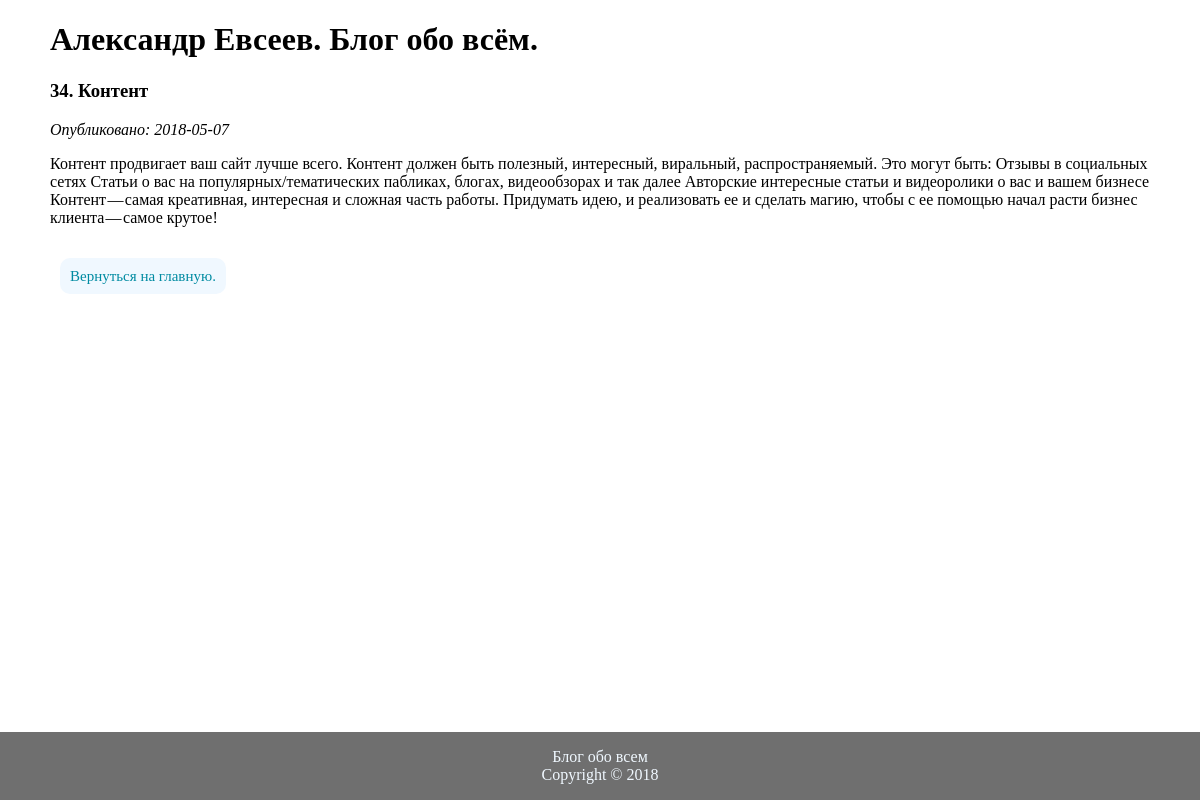
Page /article.php?id=2 on the committed database.
### tables this page shows
CREATE TABLE `articles` (
  `id` int(11) NOT NULL,
  `title` varchar(255) NOT NULL,
  `content` text NOT NULL,
  `date` date NOT NULL
);

### article.php (called while the page is built)
<?php
require_once("database.php");
require_once("models/articles.php");
$link = db_connect();
$article = articles_get($link ,$_GET['id']);
include("views/article.php");
?>

### models/articles.php (called while the page is built, shortened)
<?php
function articles_get($link, $id_article)
{
    $query = sprintf("SELECT * FROM articles WHERE id=%d", (int)$id_article);
    $result = mysqli_query($link, $query);
    $article = mysqli_fetch_assoc($result);
    return $article;
}
?>

### views/article.php (the view, shortened to what this page needs)
<!DOCTYPE html>
<html lang="ru">
<head>
    <link rel="stylesheet" href="views/style.css">
</head>
<body class="Site">
<div class="container Site-content"">
    <h1>Александр Евсеев. Блог обо всём.</h1>
    <main >
        <div class="article">
            <h3>
                <?= $article['title'] ?>
            </h3>
            <em>Опубликовано: <?= $article['date'] ?></em>
            <p><?= $article['content'] ?></p>
        </div>
        <div class="article"><a href="/">Вернуться на главную.</a></div>
    </main>
</div>
<footer>
    <p> Блог обо всем <br> Copyright &copy; 2018</p>
</footer>
</body>
</html>

### views/style.css (style rules this page uses)
.Site { display: flex; flex-direction: column; min-height: 100vh; margin: 0; }
.Site-content { flex: 1; }
footer { margin-top: 50px; text-align: center; min-height: 20px; background-color: #6f6f6f; color: aliceblue; }
h1 { margin-left: 50px; }
.article { margin: 0 40px 40px 50px; }
a { padding: 10px; text-decoration: none; color: #008ba2; margin: 10px; background-color: aliceblue; border: 2px; border-color: aliceblue; border-radius: 10px; font-size: 15px; }

### rows in the picture
articles: title "34. Контент", date "2018-05-07", content "Контент продвигает ваш сайт лучше всего. Контент должен быть полезный, интересный, виральный, распространяемый. Это могут быть: Отзывы в социальных сетях Статьи о вас на популярных/тематических пабликах, блогах, видеообзорах и так далее Авторские интересные статьи и видеоролики о вас и вашем бизнесе Контент — самая креативная, интересная и сложная часть работы. Придумать идею, и реализовать ее и сделать магию, чтобы с ее помощью начал расти бизнес клиента — самое крутое!"
